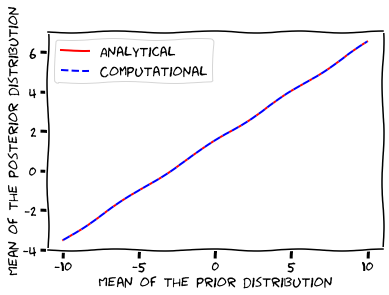

Write the Python code that produced this figure.
def compare_computational_analytical_means():
    x = np.arange(-10, 11, 0.1)
    ##########################
    ##### Your code here #####
    ##########################
    # Fixed likelihood
    mu_likelihood = 3
    sigma_likelihood = 1.5
    likelihood = my_gaussian(x, mu_likelihood, sigma_likelihood)
    # Varying prior
    mu_priors = np.linspace(-10, 10)
    sigma_prior = 1.5

    # Accumulate results here
    mus_by_integration = []
    mus_analytical = []
    for mu_prior in mu_priors:
        prior = my_gaussian(x, mu_prior, sigma_prior)
        posterior = compute_posterior_pointwise(prior, likelihood)
        mu_integrated = np.sum(x*posterior)
        mu_analytical = ((mu_likelihood / sigma_likelihood ** 2 + mu_prior / sigma_prior ** 2) /
                  (1 / sigma_likelihood ** 2 + 1 / sigma_prior ** 2))

        mus_by_integration.append(mu_integrated)
        mus_analytical.append(mu_analytical)

    return mu_priors, mus_analytical, mus_by_integration

mu_visuals, mu_analytical, mu_computational = compare_computational_analytical_means()
##########################
##### Your code here #####
##########################
#Visualize the results
plt.plot(mu_visuals,mu_analytical,'r', label= 'Analytical')
plt.plot(mu_visuals,mu_computational,'b--', label= 'Computational')
plt.legend()
plt.xlabel('Mean of the prior distribution')
plt.ylabel('Mean of the posterior distribution')
plt.show()
